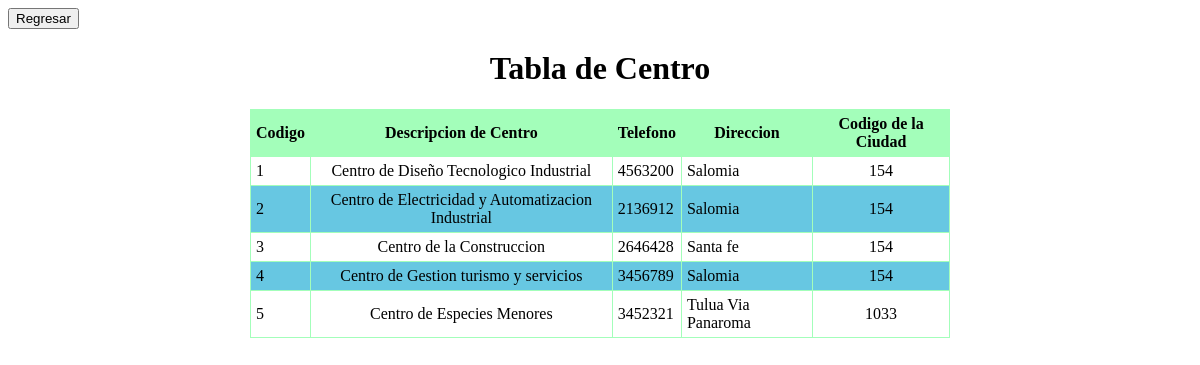
The page /consultas/centro/index.php on the database its author committed.
### tables this page shows
CREATE TABLE `centro` (
  `cod_centro` varchar(40) NOT NULL default '',
  `desc_centro` varchar(80) default NULL,
  `tel` varchar(15) default NULL,
  `dir` varchar(30) default NULL,
  `cod_ciudad` varchar(80) default NULL,
  PRIMARY KEY  (`cod_centro`),
  KEY `cod_ciudad` (`cod_ciudad`),
  CONSTRAINT `centro_ibfk_1` FOREIGN KEY (`cod_ciudad`) REFERENCES `ciudad` (`cod_ciudad`)
);

### consultas/centro/view/viewClass.php (called while the page is built, shortened)
<?php
class viewClass {
    static public function renderHTML($view, $args = NULL) {
        include_once 'templates/' . $view;
    }
}

### consultas/centro/index.php (called while the page is built, shortened)
<?php
include_once '../../librerias/dataBaseClass.php';
$controller = new controllerClass();
$controller->index();
?>

### librerias/dataBaseClass.php (called while the page is built, shortened)
<?php
class dataBaseClass {
  static private $host = 'localhost';
  static private $port = 3306,
          $dbname = 'desercion',
          $user = 'root',
          $password = '',
          $driver = 'mysql',
          $instance = NULL;
  static public function getInstance() {
    return self::$instance;
  }
  static private function connect() {
    try {
      $dsn = self::$driver
              . ':host='. self::$host
              . ';port=' . self::$port
              . ';dbname=' . self::$dbname;
      self::$instance = new PDO($dsn, self::$user, self::$password);
      return true;
    } catch (PDOException $e) {
      echo $e->getMessage();
    }
  }
}

### consultas/centro/model/modelClass.php (called while the page is built, shortened)
<?php
class modelClass {
    static public function getAll() {
        try {
            $sql = 'SELECT centro.cod_centro, centro.desc_centro, centro.tel, centro.dir, centro.cod_ciudad FROM centro';
            return dataBaseClass::getInstance()->query($sql)->fetchAll(PDO::FETCH_ASSOC);
        } catch (PDOException $e) {
            return $e;
        }
    }
}

### consultas/centro/view/templates/index.php (the view, shortened to what this page needs)
<!DOCTYPE html>
<html lang="es">
    <head>
        <link rel="stylesheet" media="screen" href="css/main.css">
    </head>
    <body>
        <a align="right" href="../../../../Taller-2/"><button>Regresar</button></a>
    <center>
        <h1>Tabla de Centro</h1>
        <table id="tblContenido">
            <thead>
                <tr>
                    <th>Codigo</th>
                    <th>Descripcion de Centro</th>
                    <th>Telefono</th>
                    <th>Direccion</th>
                    <th>Codigo de la Ciudad</th>
                </tr>
            </thead>
            <tbody>
                <?php foreach ($datos as $row): ?>
                    <tr>
                        <td><?php echo $row['cod_centro'] ?></td>
                        <td><?php echo $row['desc_centro'] ?></td>
                        <td><?php echo $row['tel'] ?></td>
                        <td><?php echo $row['dir'] ?></td>
                        <td><?php echo $row['cod_ciudad'] ?></td>
                    </tr>
                <?php endforeach ?>
            </tbody>
        </table>
    </body>
</html>

### consultas/centro/css/main.css (style rules this page uses)
#tblContenido { border: solid red 1px; width: 700px; border-spacing: 10px; border-collapse: collapse; }
#tblContenido thead tr th { background-color: #A3FEBA; }
#tblContenido tbody tr td, #tblContenido thead tr th { margin: 0px; padding: 0px; border: solid #A3FEBA 1px; padding: 5px; }
#tblContenido tbody tr:nth-child(2n) { background-color: #67C7E2; }
#tblContenido tbody tr td:last-child, #tblContenido tbody tr td:nth-child(2) { text-align: center; }

### rows shown on the page
centro: cod_centro "1", desc_centro "Centro de Diseño Tecnologico Industrial", tel "4563200", dir "Salomia", cod_ciudad "154"
centro: cod_centro "2", desc_centro "Centro de Electricidad y Automatizacion Industrial", tel "2136912", dir "Salomia", cod_ciudad "154"
centro: cod_centro "3", desc_centro "Centro de la Construccion", tel "2646428", dir "Santa fe", cod_ciudad "154"
centro: cod_centro "4", desc_centro "Centro de Gestion turismo y servicios", tel "3456789", dir "Salomia", cod_ciudad "154"
centro: cod_centro "5", desc_centro "Centro de Especies Menores", tel "3452321", dir "Tulua Via Panaroma", cod_ciudad "1033"
